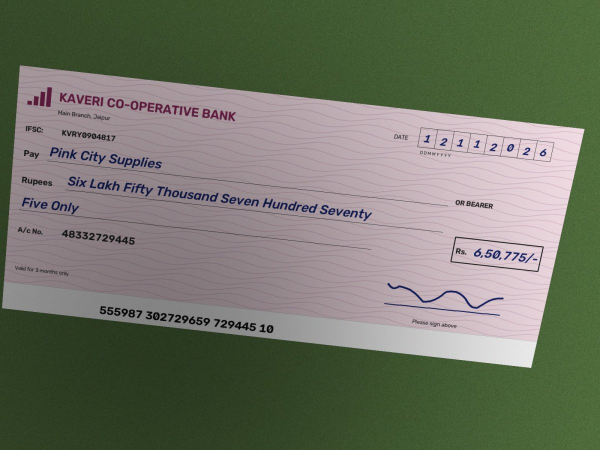
#> input picture data/samples/synthetic_cheque_clean.jpg, 1200 x 900 px (shown at 1/2 size)
$ python -i quality.py   (imports and definitions only)   (older library calls are emulated)
#> lines starting #> are read from the running program, lines starting #| are printed output that depends on the picture
#> further down, picture is the input picture: shape (900, 1200, 3); mean B, G, R 101.7, 116.9, 112.9
"""Capture quality assessment (CO-1, FR-CAP-03).

Decides whether a photo is good enough to process, and if not, tells the user why.

Metrics (all computed on a copy resized so its longest side is ``ANALYSIS_SIDE`` pixels,
so thresholds don't depend on the camera's resolution):

* **sharpness**: variance of the Laplacian. The Laplacian is a second-derivative filter that
  responds to edges; a sharp image has strong edges, so its response varies a lot. Blur
  smooths edges away and the variance drops.
* **dark_fraction / bright_fraction**: share of pixels that are nearly black (< 20) or fully
  saturated (> 250) in grayscale. Large values mean under- or over-exposure.
* **glare_fraction**: share of pixels saturated in *all three* colour channels and low in
  colour saturation, i.e. specular highlights from a lamp or flash.
"""

from __future__ import annotations

from dataclasses import dataclass, field

import cv2
import numpy as np

ANALYSIS_SIDE = 1000


@dataclass
class QualityReport:
    sharpness: float
    dark_fraction: float
    bright_fraction: float
    glare_fraction: float
    score: float
    issues: list[str] = field(default_factory=list)
    warnings: list[str] = field(default_factory=list)

    @property
    def acceptable(self) -> bool:
        return not self.issues

    def as_dict(self) -> dict[str, float]:
        return {
            "sharpness": round(self.sharpness, 2),
            "dark_fraction": round(self.dark_fraction, 4),
            "bright_fraction": round(self.bright_fraction, 4),
            "glare_fraction": round(self.glare_fraction, 4),
            "score": round(self.score, 3),
        }


def resize_longest(img: np.ndarray, side: int) -> np.ndarray:
    """Resize so the longest side equals ``side`` (never upsamples)."""
#> called with side = 1000
    h, w = img.shape[:2]
#> h = 900; w = 1200
    scale = side / max(h, w)
#> scale = 0.833
    if scale >= 1.0:
        return img
    return cv2.resize(img, (round(w * scale), round(h * scale)), interpolation=cv2.INTER_AREA)
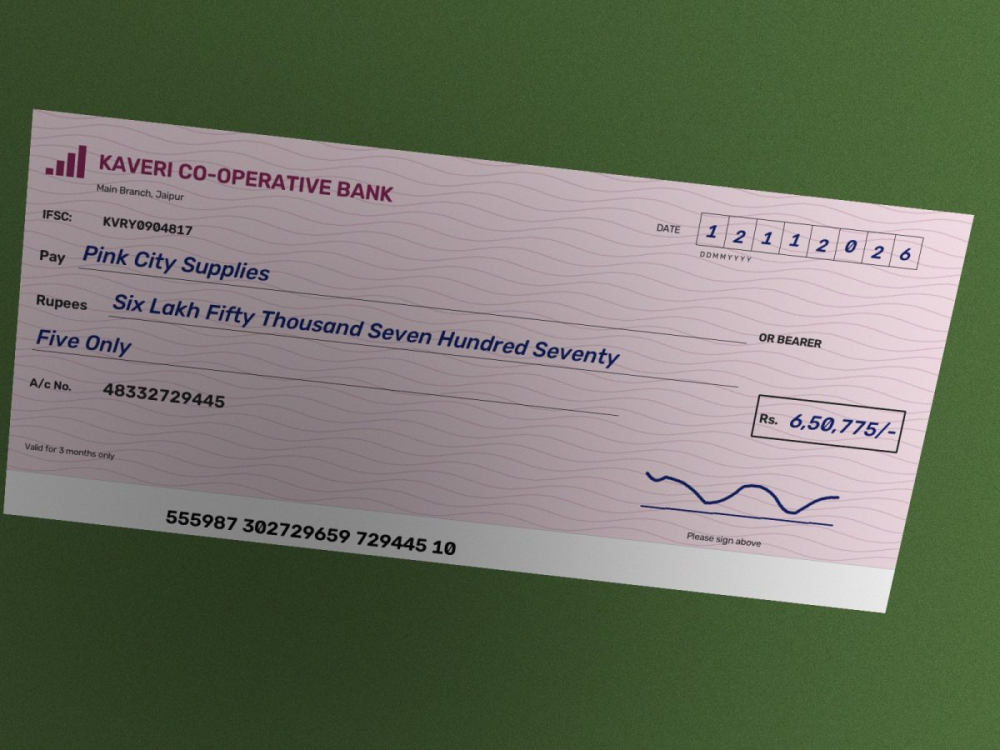
#> returned value: shape (750, 1000, 3); mean of channels 0, 1, 2 101.7, 117, 112.9; drawn as B, G, R


def sharpness(gray: np.ndarray) -> float:
    return float(cv2.Laplacian(gray, cv2.CV_64F).var())


def assess(
    img: np.ndarray,
    blur_threshold: float = 100.0,
    max_dark: float = 0.5,
    max_bright: float = 0.5,
    glare_warn: float = 0.02,
) -> QualityReport:
    """Score a BGR photo and list blocking issues and non-blocking warnings."""
    small = resize_longest(img, ANALYSIS_SIDE)
    gray = cv2.cvtColor(small, cv2.COLOR_BGR2GRAY)
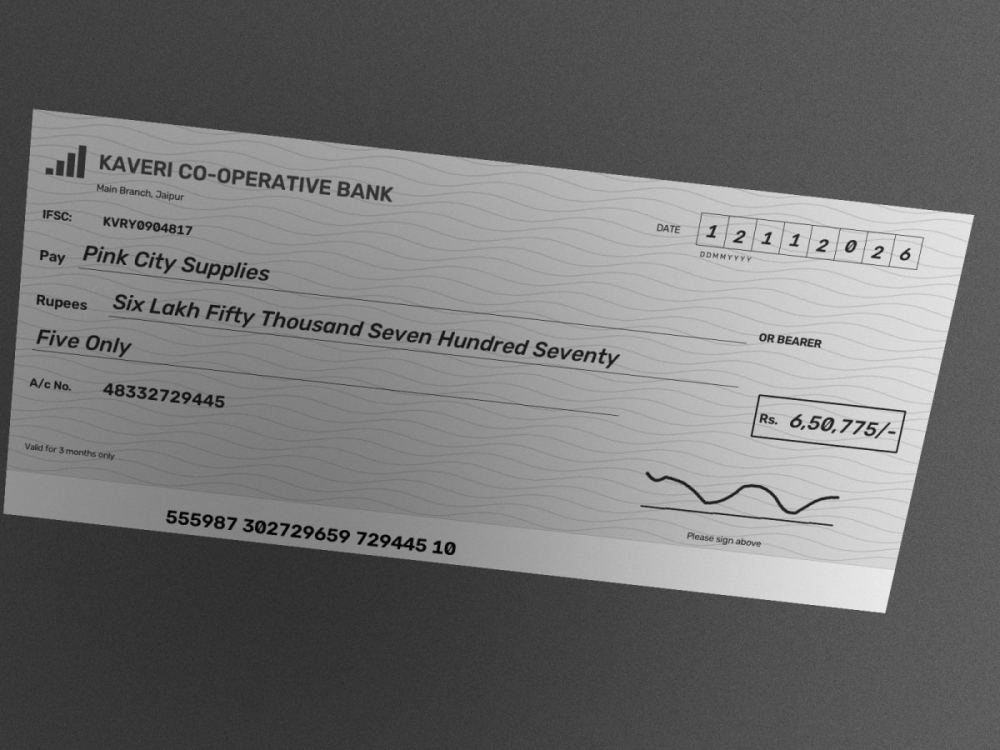
#> gray: shape (750, 1000); min 1, max 239, mean 114

    sharp = sharpness(gray)
#> sharp = 309.8
    dark = float(np.mean(gray < 20))
#> dark = 0.00135
    bright = float(np.mean(gray > 250))
#> bright = 0

    hsv = cv2.cvtColor(small, cv2.COLOR_BGR2HSV)
#> hsv: shape (750, 1000, 3); mean H, S, V 98.8, 68.7, 124.3
    all_saturated = np.all(small >= 250, axis=2)
#> all_saturated: shape (750, 1000) bool; every value is 0
    glare = float(np.mean(all_saturated & (hsv[..., 1] < 30)))
#> glare = 0

    issues: list[str] = []
    warnings: list[str] = []
    if sharp < blur_threshold:
        issues.append(
            f"Image is blurry (sharpness {sharp:.0f} < {blur_threshold:.0f}). "
            "Hold the phone steady and retake."
        )
    if dark > max_dark:
        issues.append(f"Image is too dark ({dark:.0%} of pixels nearly black). Add light.")
    if bright > max_bright:
        issues.append(f"Image is overexposed ({bright:.0%} of pixels saturated).")
    if glare > glare_warn:
        warnings.append(f"Possible glare on {glare:.1%} of the image; tilt to avoid reflections.")

    # 0..1 summary score: sharpness dominates, exposure and glare subtract.
    s_sharp = min(1.0, sharp / (2 * max(blur_threshold, 1e-6)))
#> s_sharp = 1
    s_exposure = max(0.0, 1.0 - dark - bright)
#> s_exposure = 0.999
    score = max(0.0, 0.6 * s_sharp + 0.4 * s_exposure - min(glare * 5, 0.3))
#> score = 0.999

    return QualityReport(sharp, dark, bright, glare, score, issues, warnings)

>>> import cv2
>>> picture = cv2.imread('../../data/samples/synthetic_cheque_clean.jpg')
>>> result = assess(picture)

$ run again, on data/samples/synthetic_shadow.jpg
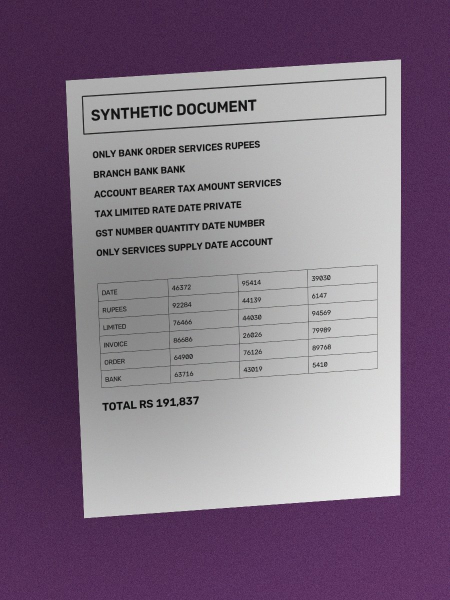
#> input picture data/samples/synthetic_shadow.jpg, 900 x 1200 px (shown at 1/2 size)
#> picture is the input picture: shape (1200, 900, 3); mean B, G, R 129.4, 111.5, 127.6
#> in resize_longest, `return cv2.resize(img, (round(w * scale), round(h * scale)), interpola..`:
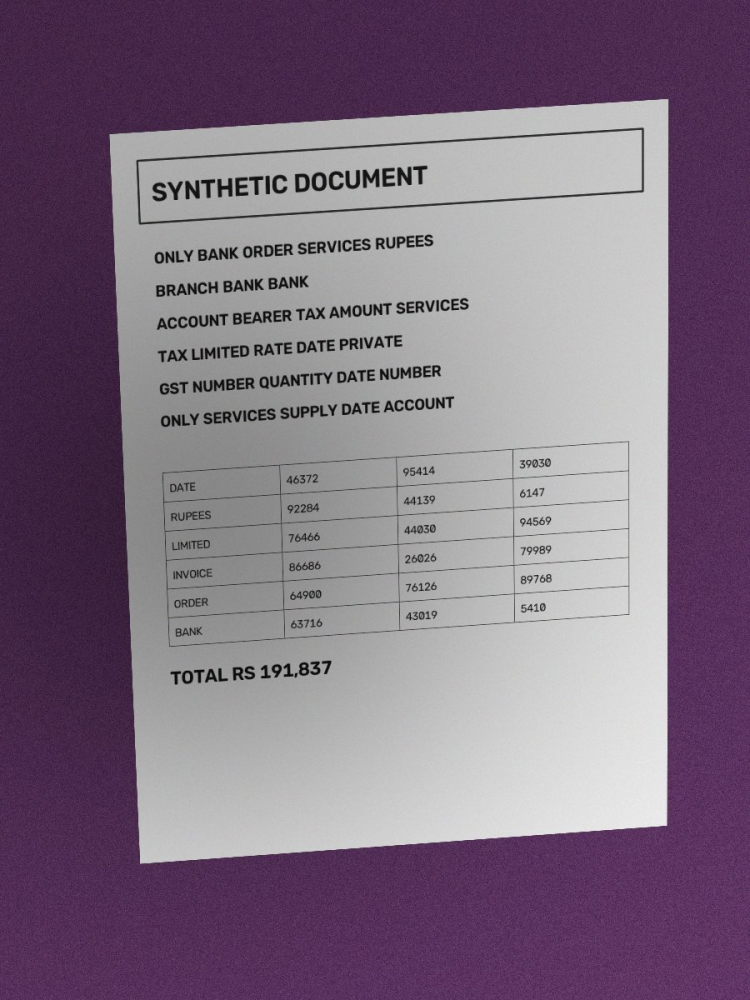
#> returned value: shape (1000, 750, 3); mean of channels 0, 1, 2 129.4, 111.5, 127.6; drawn as B, G, R
#> in assess, `gray = cv2.cvtColor(small, cv2.COLOR_BGR2GRAY)`:
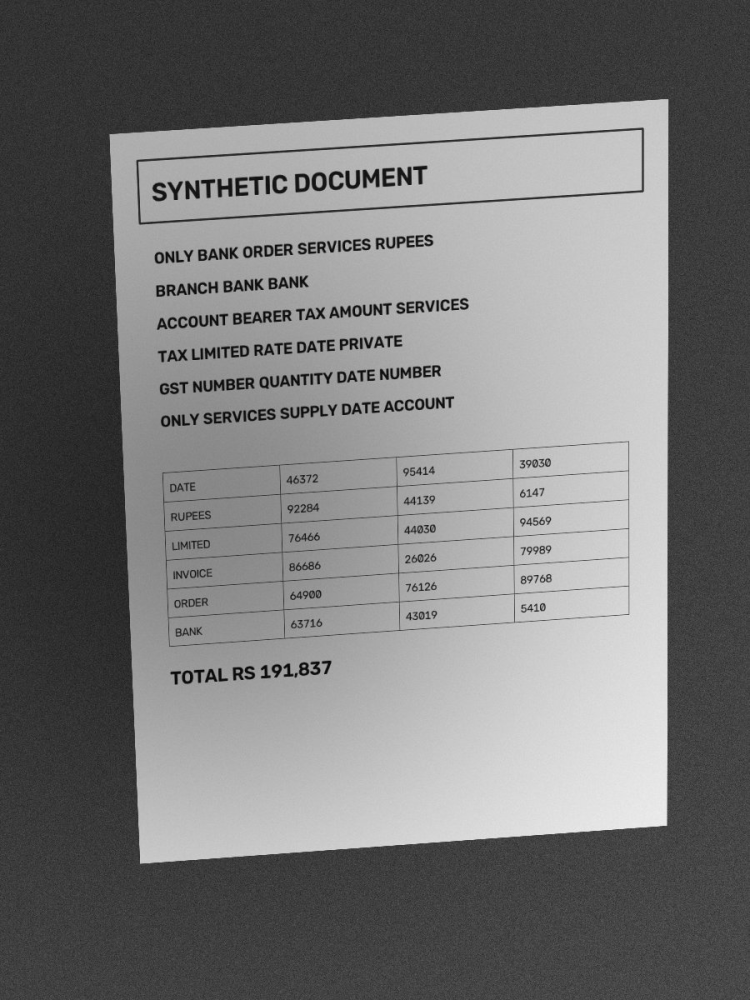
#> gray: shape (1000, 750); min 5, max 237, mean 118.4
#> sharp = 594.8
#> dark = 0.00333
#> bright = 0
#> hsv: shape (1000, 750, 3); mean H, S, V 75.7, 56.7, 129.5
#> all_saturated: shape (1000, 750) bool; every value is 0
#> s_sharp = 1
#> s_exposure = 0.997
#> score = 0.999

$ run again, on data/samples/synthetic_tilted.jpg
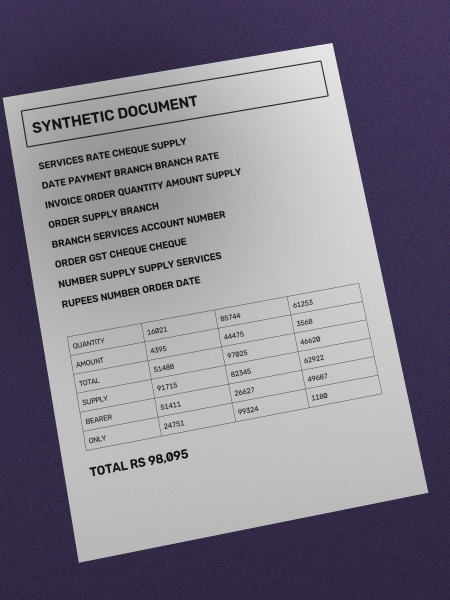
#> input picture data/samples/synthetic_tilted.jpg, 900 x 1200 px (shown at 1/2 size)
#> picture is the input picture: shape (1200, 900, 3); mean B, G, R 136.7, 123.8, 128.3
#> in resize_longest, `return cv2.resize(img, (round(w * scale), round(h * scale)), interpola..`:
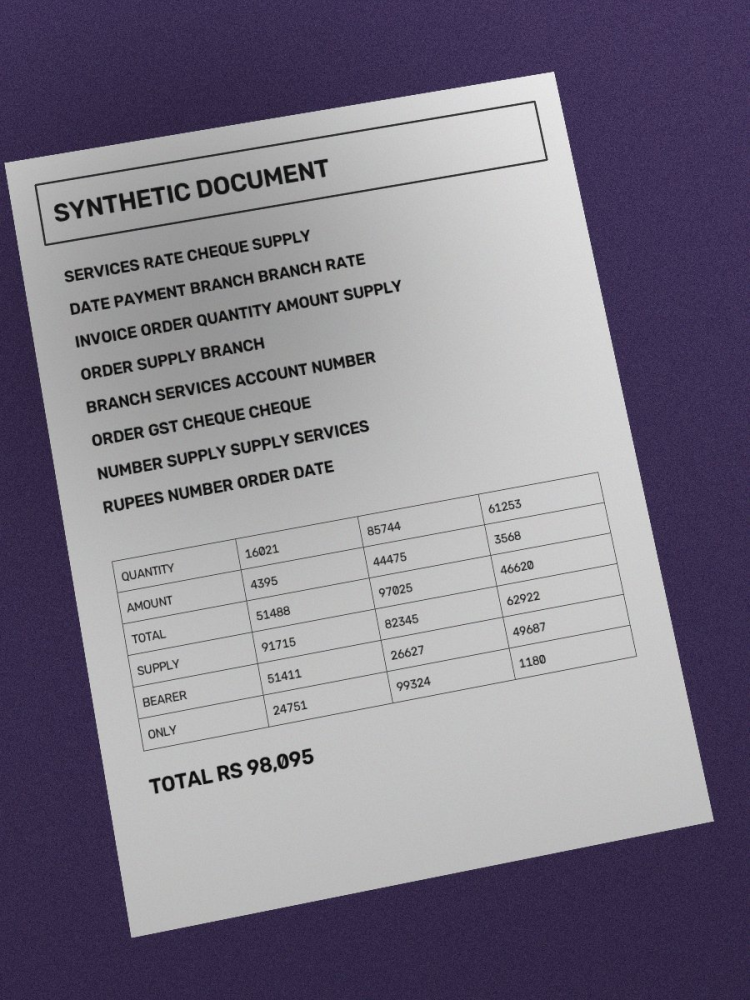
#> returned value: shape (1000, 750, 3); mean of channels 0, 1, 2 136.7, 123.8, 128.3; drawn as B, G, R
#> in assess, `gray = cv2.cvtColor(small, cv2.COLOR_BGR2GRAY)`:
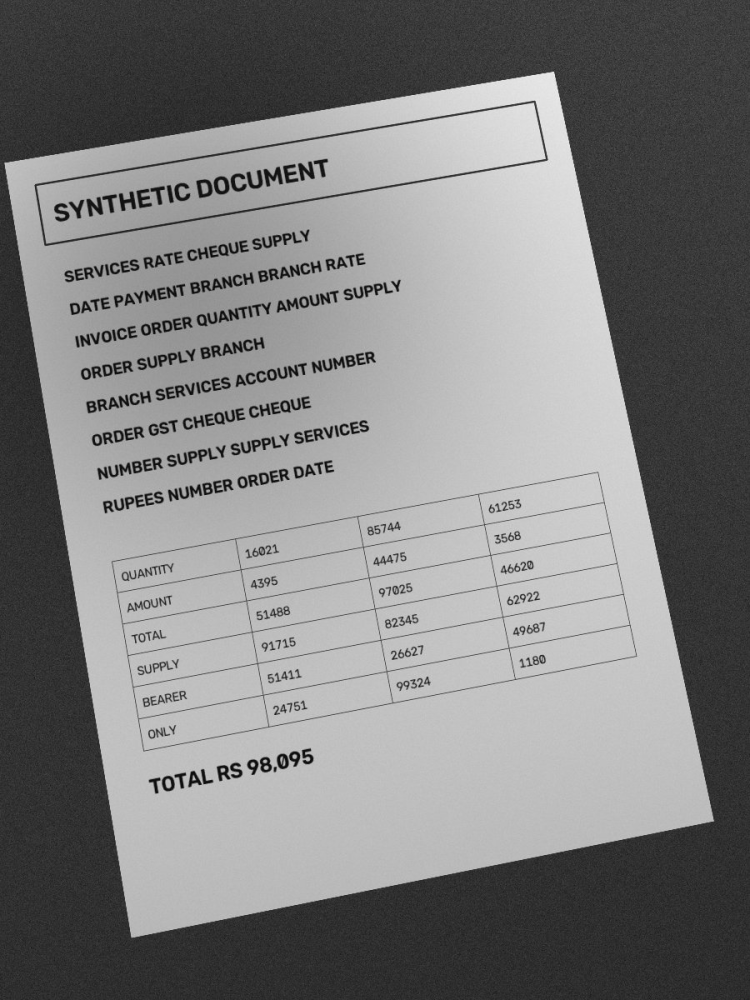
#> gray: shape (1000, 750); min 5, max 236, mean 126.7
#> sharp = 760
#> dark = 0.00471
#> bright = 0
#> hsv: shape (1000, 750, 3); mean H, S, V 59.1, 43.6, 136.8
#> all_saturated: shape (1000, 750) bool; every value is 0
#> s_sharp = 1
#> s_exposure = 0.995
#> score = 0.998
